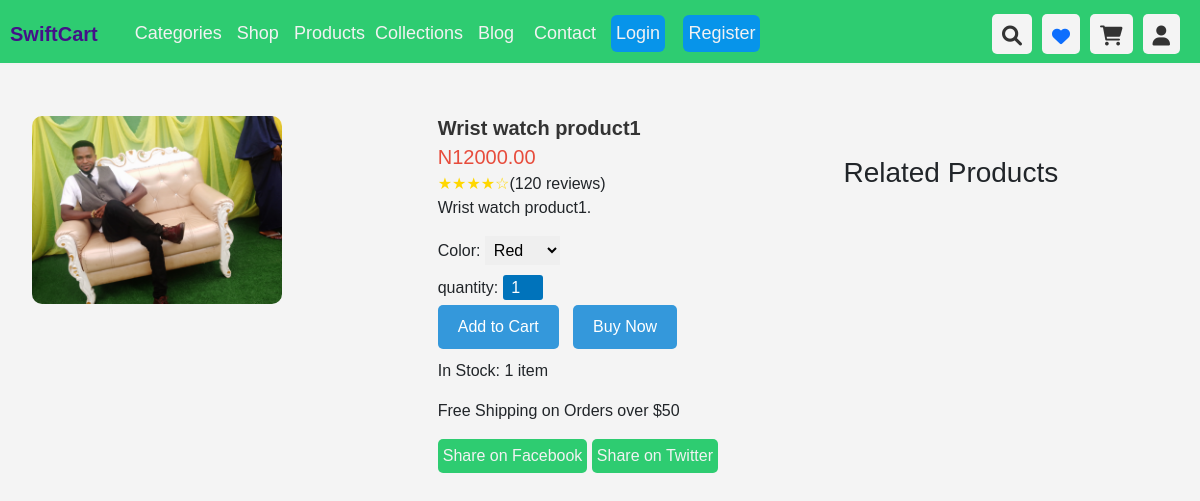
Before: /product_details/efe2013c-fd5c-4cee-98b0-46c996f6ccf5/ with the older database file.
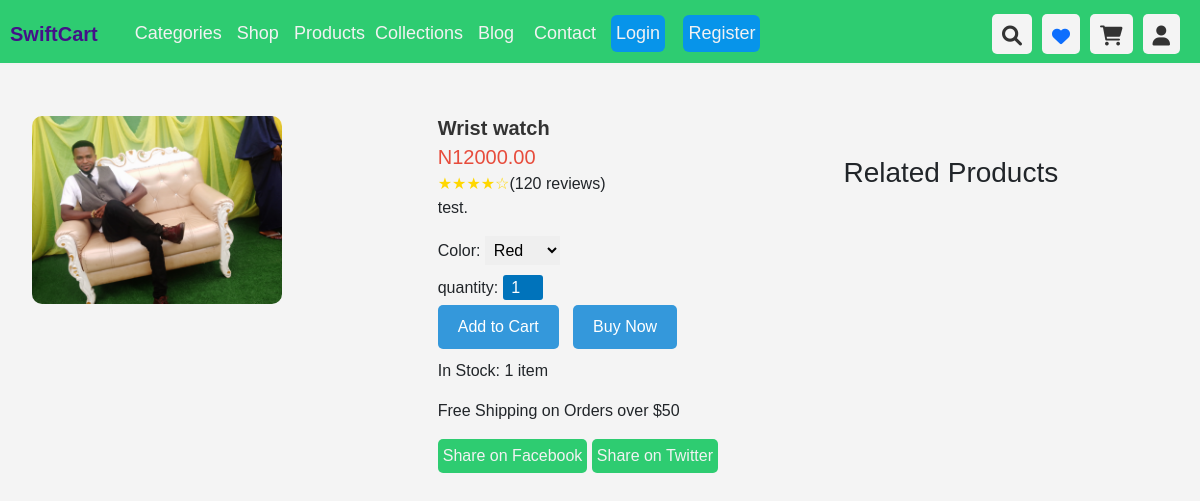
After: the same page with the newer database file.
### Store/models.py (models this page shows)
class Product(models.Model):
    id = models.UUIDField(primary_key=True, unique=True, default=uuid.uuid4)
    name = models.CharField(max_length=100)
    image = models.ImageField(upload_to='products_images', blank=True, null=True)
    description = models.TextField()
    in_stock = models.PositiveBigIntegerField(default=1)
    price = models.DecimalField(decimal_places=2, max_digits=10000)
    is_sale = models.BooleanField(default=False)
    sale_price = models.DecimalField(decimal_places=2, max_digits=10000, blank=True, null=True)
    is_featured = models.BooleanField(default=False)
    is_trending = models.BooleanField(default=False)
    is_best_seller = models.BooleanField(default=False)
    category = models.ForeignKey(Category, related_name='product_category', on_delete=models.CASCADE)
    created_by = models.ForeignKey(User, related_name='addes_product', on_delete=models.CASCADE)
    created_at = models.DateTimeField(auto_now_add=True)
    def __str__(self):
        return f'{self.name}'

### Store/views.py (the view)
# urls.py: path('product_details/<uuid:product_id>/', views.product_details, name='product_details'),
def product_details(request, product_id):
    categories = Category.objects.all()
    product = get_object_or_404(Product, id=product_id)
    related_products = Product.objects.filter(category=product.category).exclude(id=product_id)[0:3]
    context = {
        'product':product,
        'related_products':related_products,
        'categories':categories,
        }
    return render(request, 'store/product_details.html', context)

### Store/models.py (called while the page is built)
    def __str__(self):
        return f'{self.name}'

### Store/templates/store/product_details.html (shortened to what this page needs)
{% extends 'store/base.html' %}
{% load static %}
{% block content %}
<br>
<br>
<br><br>
<div class="container-fluid">
    <div class="product-detail-page">
        <div style="display: flex; justify-content: space-between;" class="product-detail">
            <div class="product-images product-card">
                {% if product.image %}
                <img src="{{product.image.url}}" alt="images/images (20).jpeg">
                {% endif %}
            </div>
            <div class="product-info">
                <h1 class="product-title">{{product}}</h1>
                {% if product.is_sale%}
                <p class="product-price" style="padding: 0; margin: 0;">N{{product.price}} <span class="old-price">
                        N{{product.sale_price}} </span></p>
                {% else %}
                <p class="product-price" style="padding: 0; margin: 0;">N{{product.price}} </p>
                {% endif %}
                <div class="product-rating">
                    <span class="rating-stars">★★★★☆</span>
                    <span class="rating-count">(120 reviews)</span>
                </div>
                <p class="product-description">{{product.description}}.</p>
                <div class="product-variations">
                    <label for="color">Color:</label>
                    <select id="color">
                        <option value="red">Red</option>
                    </select>
                </div>
                    <div class="quantity">
                        <label for="quantity-{{product.id}}">quantity:</label>
                        <input type="number" name="quantity" id="quantity" min="1" value="1" class="button">
                    </div>
                    <div class="cta-buttons">
                        <button type="submit" class="add-to-cart btn"  value="{{product.id}}" id="add-to-cart">Add to Cart</button>
                        <button class="buy-now btn">Buy Now</button>
                    </div>
                <div class="product-stock">
                    {% if product.in_stock == 1 %}
                    <p>In Stock: <span class="stock-quantity">{{product.in_stock}} item</span></p>
                    {% else %}
                    <p>In Stock: <span class="stock-quantity">{{product.in_stock}} items</span></p>
                    {% endif %}
                </div>
                <div class="product-shipping">
                    <p>Free Shipping on Orders over $50</p>
                </div>
                <div class="social-sharing">
                    <button><a href="https://facebook.com/"></a>Share on Facebook</button>
                    <button>Share on Twitter</button>
                </div>
            </div>
        </div>
        <div class="related-products">
            <h3>Related Products</h3>
        </div>
    </div>
</div>
{% endblock %}

Changed rows visible on the page:
changed Product: name "Wrist watch product1" → "Wrist watch"; description "Wrist watch product1" → "test"
